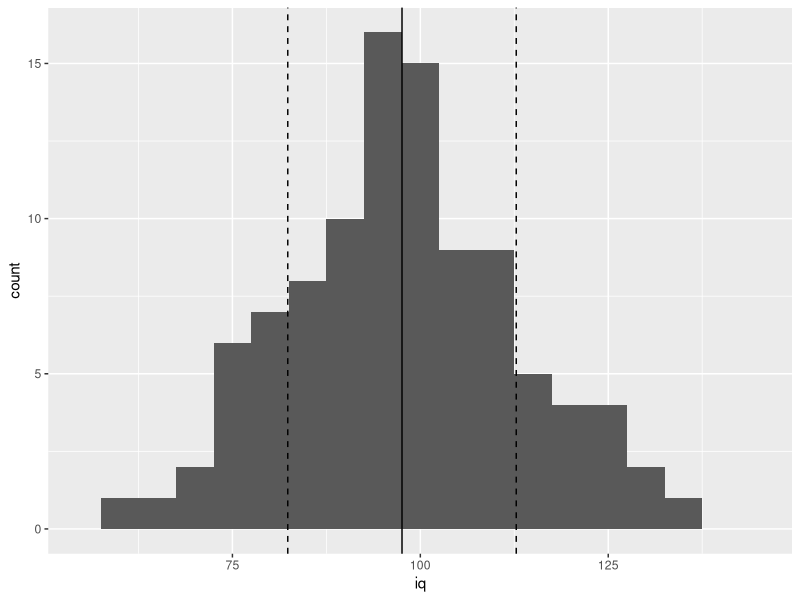
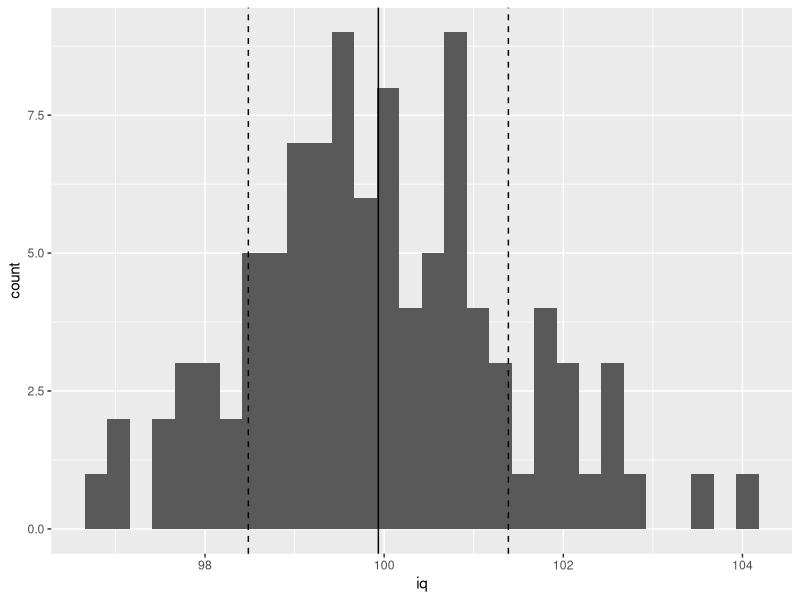
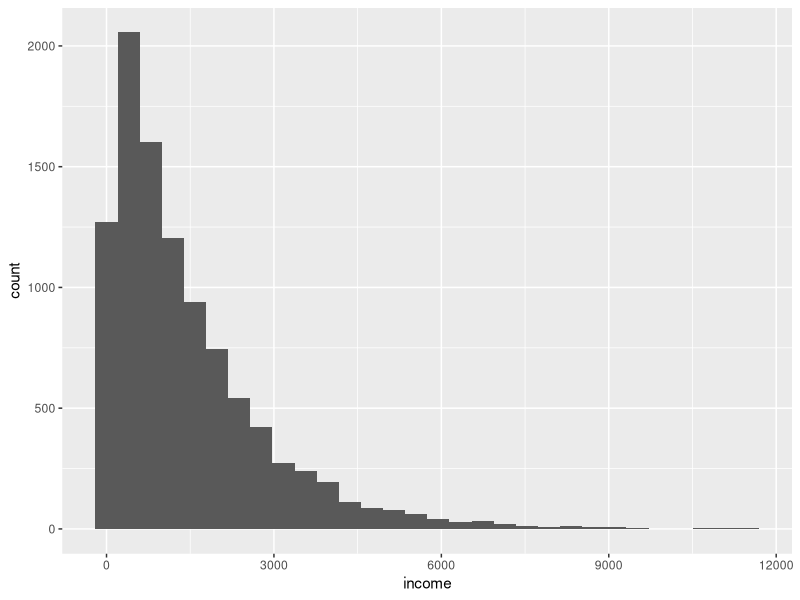
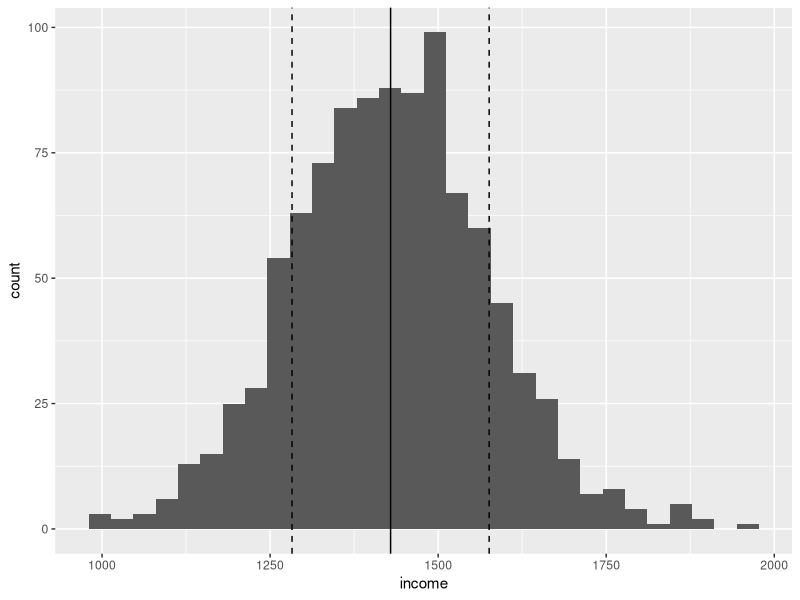

The R script that drew these images, in order:
## ---- chunk 1
#| label: setup

set.seed(2303)
library(tidyverse)
iq <- 0
while (round(mean(iq)) != 98) {
    iq <- rnorm(100, 100, 15)
}
iq <- tibble(iq = iq)
## ---- chunk 2
ggplot(iq, aes(iq)) +
    geom_histogram(binwidth = 5) +
    geom_vline(xintercept = mean(iq$iq)) +
    geom_vline(xintercept = c(mean(iq$iq) - sd(iq$iq), mean(iq$iq) + sd(iq$iq)), linetype = "dashed") +
    xlim(100 - 15 * 3, 100 + 15 * 3)
## ---- chunk 3
iq_pop <- c()
for (i in 1:100) {
    iq_pop <- c(iq_pop, mean(rnorm(100, 100, 15)))
}

iq_pop <- tibble(iq = iq_pop)

ggplot(iq_pop, aes(iq)) +
    geom_histogram() +
    geom_vline(xintercept = mean(iq_pop$iq)) +
    geom_vline(xintercept = c(mean(iq_pop$iq) - sd(iq_pop$iq), mean(iq_pop$iq) + sd(iq_pop$iq)), linetype = "dashed")
## ---- chunk 4
rexp(10000, 0.0007) %>%
    tibble(income = .) %>%
    ggplot(aes(income)) +
        geom_histogram()
## ---- chunk 5
income <- c()
for (i in 1:1000) {
    income <- c(income, mean(rexp(100, 0.0007)))
}

income <- tibble(income = income)

ggplot(income, aes(income)) +
    geom_histogram() +
    geom_vline(xintercept = mean(income$income)) +
    geom_vline(xintercept = c(mean(income$income) - sd(income$income), mean(income$income) + sd(income$income)), linetype = "dashed")
